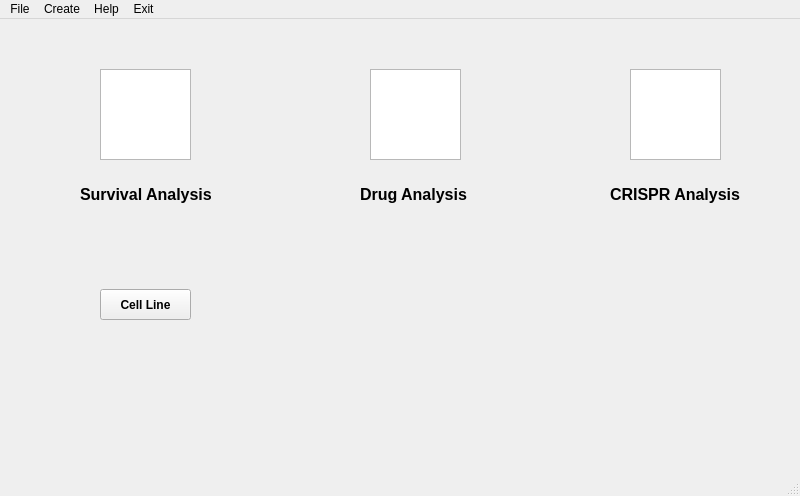
<?xml version="1.0" encoding="UTF-8"?>
<ui version="4.0">
 <class>MainWindow</class>
 <widget class="QMainWindow" name="MainWindow">
  <property name="geometry">
   <rect>
    <x>0</x>
    <y>0</y>
    <width>800</width>
    <height>496</height>
   </rect>
  </property>
  <property name="windowTitle">
   <string>MainWindow</string>
  </property>
  <widget class="QWidget" name="centralwidget">
   <widget class="QLabel" name="label_survival">
    <property name="geometry">
     <rect>
      <x>80</x>
      <y>140</y>
      <width>140</width>
      <height>71</height>
     </rect>
    </property>
    <property name="font">
     <font>
      <family>Arial</family>
      <pointsize>12</pointsize>
      <weight>75</weight>
      <bold>true</bold>
     </font>
    </property>
    <property name="text">
     <string>Survival Analysis</string>
    </property>
   </widget>
   <widget class="QLabel" name="label_drug">
    <property name="geometry">
     <rect>
      <x>360</x>
      <y>140</y>
      <width>111</width>
      <height>71</height>
     </rect>
    </property>
    <property name="font">
     <font>
      <family>Arial</family>
      <pointsize>12</pointsize>
      <weight>75</weight>
      <bold>true</bold>
     </font>
    </property>
    <property name="text">
     <string>Drug Analysis</string>
    </property>
   </widget>
   <widget class="QLabel" name="label_CRISPR">
    <property name="geometry">
     <rect>
      <x>610</x>
      <y>140</y>
      <width>180</width>
      <height>71</height>
     </rect>
    </property>
    <property name="font">
     <font>
      <family>Arial</family>
      <pointsize>12</pointsize>
      <weight>75</weight>
      <bold>true</bold>
     </font>
    </property>
    <property name="text">
     <string>CRISPR Analysis</string>
    </property>
   </widget>
   <widget class="QGraphicsView" name="icon_survival">
    <property name="geometry">
     <rect>
      <x>100</x>
      <y>50</y>
      <width>91</width>
      <height>91</height>
     </rect>
    </property>
   </widget>
   <widget class="QGraphicsView" name="icon_drug">
    <property name="geometry">
     <rect>
      <x>370</x>
      <y>50</y>
      <width>91</width>
      <height>91</height>
     </rect>
    </property>
   </widget>
   <widget class="QGraphicsView" name="icon_CRISPR">
    <property name="geometry">
     <rect>
      <x>630</x>
      <y>50</y>
      <width>91</width>
      <height>91</height>
     </rect>
    </property>
   </widget>
   <widget class="QPushButton" name="btn_survival">
    <property name="geometry">
     <rect>
      <x>54</x>
      <y>30</y>
      <width>171</width>
      <height>201</height>
     </rect>
    </property>
    <property name="text">
     <string/>
    </property>
    <property name="flat">
     <bool>true</bool>
    </property>
   </widget>
   <widget class="QPushButton" name="btn_drug">
    <property name="geometry">
     <rect>
      <x>340</x>
      <y>30</y>
      <width>151</width>
      <height>201</height>
     </rect>
    </property>
    <property name="text">
     <string/>
    </property>
    <property name="flat">
     <bool>true</bool>
    </property>
   </widget>
   <widget class="QPushButton" name="btn_CRISPR">
    <property name="geometry">
     <rect>
      <x>590</x>
      <y>30</y>
      <width>171</width>
      <height>201</height>
     </rect>
    </property>
    <property name="text">
     <string/>
    </property>
    <property name="flat">
     <bool>true</bool>
    </property>
   </widget>
   <widget class="QToolButton" name="btn_cellline">
    <property name="geometry">
     <rect>
      <x>100</x>
      <y>270</y>
      <width>91</width>
      <height>31</height>
     </rect>
    </property>
    <property name="font">
     <font>
      <family>Arial</family>
      <weight>75</weight>
      <bold>true</bold>
     </font>
    </property>
    <property name="text">
     <string>Cell Line</string>
    </property>
   </widget>
   <zorder>label_survival</zorder>
   <zorder>label_drug</zorder>
   <zorder>label_CRISPR</zorder>
   <zorder>icon_survival</zorder>
   <zorder>icon_drug</zorder>
   <zorder>icon_CRISPR</zorder>
   <zorder>btn_drug</zorder>
   <zorder>btn_survival</zorder>
   <zorder>btn_CRISPR</zorder>
   <zorder>btn_cellline</zorder>
  </widget>
  <widget class="QMenuBar" name="menubar">
   <property name="geometry">
    <rect>
     <x>0</x>
     <y>0</y>
     <width>800</width>
     <height>21</height>
    </rect>
   </property>
   <widget class="QMenu" name="menuFile">
    <property name="title">
     <string>File</string>
    </property>
    <addaction name="actionNew"/>
    <addaction name="actionImport"/>
   </widget>
   <widget class="QMenu" name="menuCreate">
    <property name="font">
     <font>
      <family>Arial</family>
     </font>
    </property>
    <property name="title">
     <string>Create</string>
    </property>
   </widget>
   <widget class="QMenu" name="menuHelp">
    <property name="font">
     <font>
      <family>Arial</family>
     </font>
    </property>
    <property name="title">
     <string>Help</string>
    </property>
   </widget>
   <widget class="QMenu" name="menuExit">
    <property name="font">
     <font>
      <family>Arial</family>
     </font>
    </property>
    <property name="title">
     <string>Exit</string>
    </property>
    <addaction name="actionExit"/>
   </widget>
   <addaction name="menuFile"/>
   <addaction name="menuCreate"/>
   <addaction name="menuHelp"/>
   <addaction name="menuExit"/>
  </widget>
  <widget class="QStatusBar" name="statusBar"/>
  <action name="actionNew">
   <property name="text">
    <string>New</string>
   </property>
   <property name="font">
    <font>
     <family>Arial</family>
    </font>
   </property>
  </action>
  <action name="actionImport">
   <property name="text">
    <string>Import</string>
   </property>
  </action>
  <action name="actionNew_2">
   <property name="text">
    <string>New</string>
   </property>
  </action>
  <action name="actionExit">
   <property name="text">
    <string>Exit</string>
   </property>
   <property name="statusTip">
    <string>Exit Application</string>
   </property>
   <property name="shortcut">
    <string>Ctrl+Q</string>
   </property>
  </action>
 </widget>
 <resources/>
 <connections/>
</ui>
